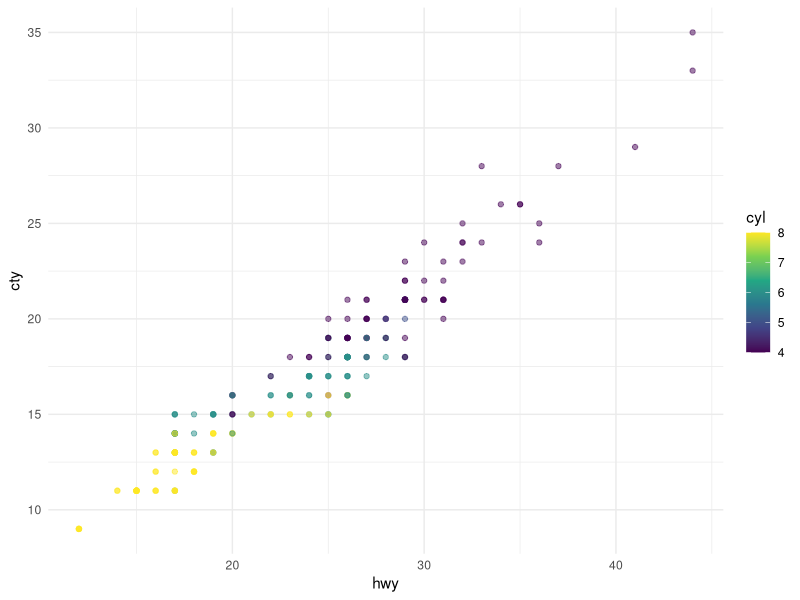
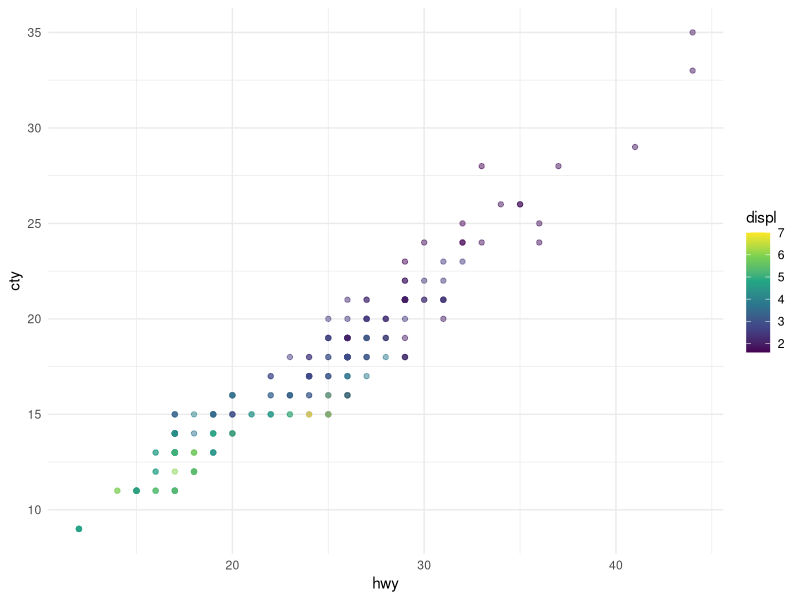
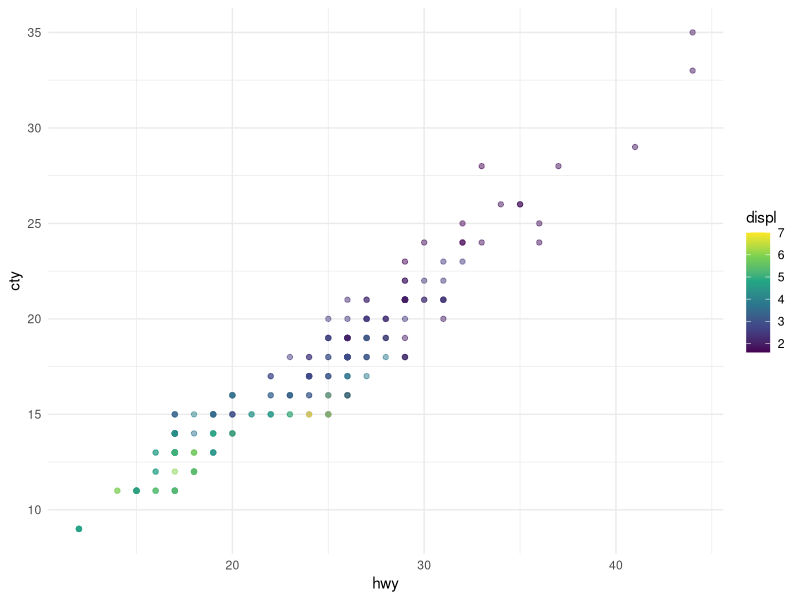

Reproduce these figures in R, in order.
## ---- chunk 1
#| echo: false
library(tidyverse)
## ---- chunk 2
#| label: fig-mpg
#| fig-cap: "This is my mpg figure"
#| fig-subcap: 
#|  - "Color by number of cylinders"
#|  - "Color by engine displacement, in liters"
#| fig-alt: "Here is my very descriptive alt text for this first figure"
#| layout-ncol: 2
#| column: page
ggplot(mpg, aes(x = hwy, y = cty, color = cyl)) +
  geom_point(alpha = 0.5) +
  scale_color_viridis_c() +
  theme_minimal()
ggplot(mpg, aes(x = hwy, y = cty, color = displ)) +
  geom_point(alpha = 0.5) +
  scale_color_viridis_c() +
  theme_minimal()
## ---- chunk 3
ggplot(mpg, aes(x = hwy, y = cty, color = displ)) +
  geom_point(alpha = 0.5) +
  scale_color_viridis_c() +
  theme_minimal()
## ---- chunk 4
#| column: margin 
#| label: tbl-mtcars
#| tbl-cap: first three columns and rows of the mtcars dataset
#| tbl-cap-location: top
knitr::kable(
  mtcars[1:3, 1:3]
)
